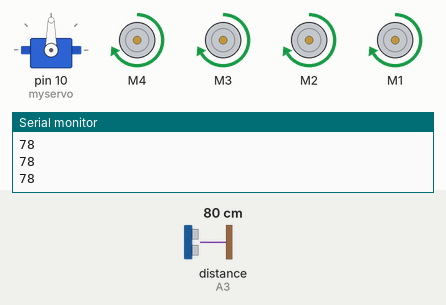
Recording of a sketch running on a simulated Arduino Uno, built with avr-gcc and run on an emulated ATmega328P. Parts: servo, 4 × DC motor (green arrow = forward, orange = backward, longer = faster), the last lines printed to the serial monitor. Wiring (inferred from the names in the program): ultrasonic range finder: trigger A0; echo A3. The inputs (shaded band) are chosen by the test bench; at power-on: distance to the obstacle (sensor on A3) 80 cm. The echo pulse lasts 58.3 µs per cm.

Above: at 1.2 s.
1.3 s: distance to the obstacle (sensor on A3) set to 24 cm
2.8 s: distance to the obstacle (sensor on A3) set to 20 cm
At 4.0 s:
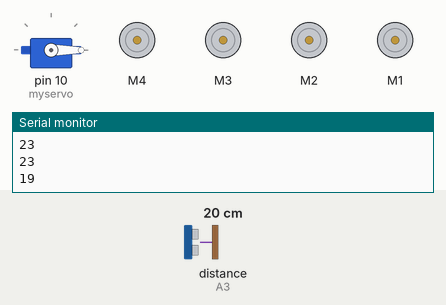
At 5.9 s:
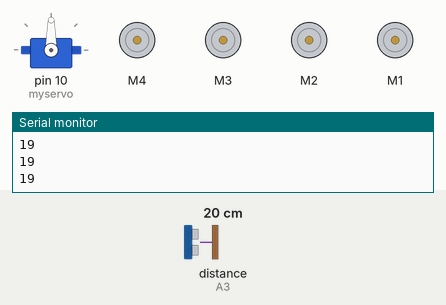
Timing chart, 0 to 11.8 s (numbered marks = the images above; inputs shaded):
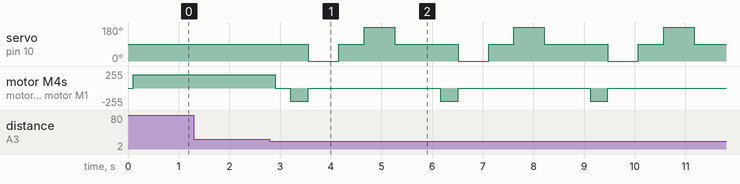

The sketch:

L293d_obstacle_avoid.ino
```cpp
#include <AFMotor.h>
#include <Servo.h>
Servo myservo;
AF_DCMotor motor4(4);
AF_DCMotor motor3(3);
AF_DCMotor motor2(2);
AF_DCMotor motor1(1);
void setup() {
  Serial.begin(9600);
    pinMode(A0,OUTPUT);//trig
    pinMode(A3,INPUT);//echo
    myservo.attach(10);
    motor4.run(RELEASE);motor3.run(RELEASE);motor2.run(RELEASE);motor1.run(RELEASE);
    motor4.setSpeed(200);motor3.setSpeed(200);motor2.setSpeed(200);motor1.setSpeed(200);

}

void loop() {
digitalWrite(A0, HIGH);
delayMicroseconds(10);
digitalWrite(A0, LOW);
delayMicroseconds(2);
int duration= pulseIn(A3,HIGH); //echo
delay(100);
int distance=duration*0.034/2;
Serial.println(distance);
if(distance<=20 && distance >1)
{
motor4.run(RELEASE);motor3.run(RELEASE);motor2.run(RELEASE);motor1.run(RELEASE);
delay(300);
motor4.run(BACKWARD);motor3.run(BACKWARD);motor2.run(BACKWARD);motor1.run(BACKWARD);
delay(350);
motor4.run(RELEASE);motor3.run(RELEASE);motor2.run(RELEASE);motor1.run(RELEASE);
myservo.write(0);
delay(500);
digitalWrite(A0, HIGH);
delayMicroseconds(10);
digitalWrite(A0, LOW);
delayMicroseconds(2);
int firstduration= pulseIn(A3,HIGH);
delay(100);
int firstdistance=firstduration*0.034/2;
int first = firstdistance;
myservo.write(90);
delay(500);
myservo.write(180);
delay(500);
digitalWrite(A0, HIGH);
delayMicroseconds(10);
digitalWrite(A0, LOW);
delayMicroseconds(2);
int secondduration= pulseIn(A3,HIGH);
delay(100);
int seconddistance=secondduration*0.034/2;
int second2 = seconddistance;
Serial.println(seconddistance);
myservo.write(90);
delay(500);
if(first < second2 ) { motor4.run(RELEASE);motor3.run(RELEASE);motor2.run(FORWARD);motor1.run(FORWARD); delay(500); } else if(first >   second2  )
{
  motor1.run(RELEASE);motor2.run(RELEASE);motor3.run(FORWARD);motor4.run(FORWARD); delay(500);
delay(500);
}
}
else
{
  motor4.run(FORWARD);motor3.run(FORWARD);motor2.run(FORWARD);motor1.run(FORWARD);
}
}
```

Measured:
- the behaviour switches between 22 and 21 cm on distance to the obstacle (sensor on A3) (found by bisection; images 0 and 1)
- after the input at 2.8 s, servo on pin 10 (myservo): 90° → 0° after 0.76 s, then repeats every 3.0 s: 90° 0.50 s, 180° 0.60 s, 90° 1.3 s, 0° 0.60 s; motor M4, motor M3, motor M2, motor M1: forward 200/255 → stopped after 0.11 s, then repeats every 3.0 s: backward 200/255 0.35 s, stopped 2.6 s
